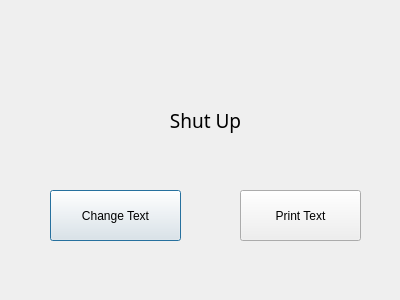
<?xml version="1.0" encoding="UTF-8"?>
<ui version="4.0">
 <class>Dialog</class>
 <widget class="QDialog" name="Dialog">
  <property name="geometry">
   <rect>
    <x>0</x>
    <y>0</y>
    <width>400</width>
    <height>300</height>
   </rect>
  </property>
  <property name="windowTitle">
   <string>Dialog</string>
  </property>
  <widget class="QLabel" name="label1">
   <property name="geometry">
    <rect>
     <x>80</x>
     <y>100</y>
     <width>251</width>
     <height>41</height>
    </rect>
   </property>
   <property name="font">
    <font>
     <family>나눔스퀘어라운드 Regular</family>
     <pointsize>14</pointsize>
    </font>
   </property>
   <property name="text">
    <string>Shut Up</string>
   </property>
   <property name="alignment">
    <set>Qt::AlignCenter</set>
   </property>
  </widget>
  <widget class="QPushButton" name="changeButton">
   <property name="geometry">
    <rect>
     <x>50</x>
     <y>190</y>
     <width>131</width>
     <height>51</height>
    </rect>
   </property>
   <property name="text">
    <string>Change Text</string>
   </property>
  </widget>
  <widget class="QPushButton" name="printButton">
   <property name="geometry">
    <rect>
     <x>240</x>
     <y>190</y>
     <width>121</width>
     <height>51</height>
    </rect>
   </property>
   <property name="text">
    <string>Print Text</string>
   </property>
  </widget>
 </widget>
 <resources/>
 <connections/>
</ui>
